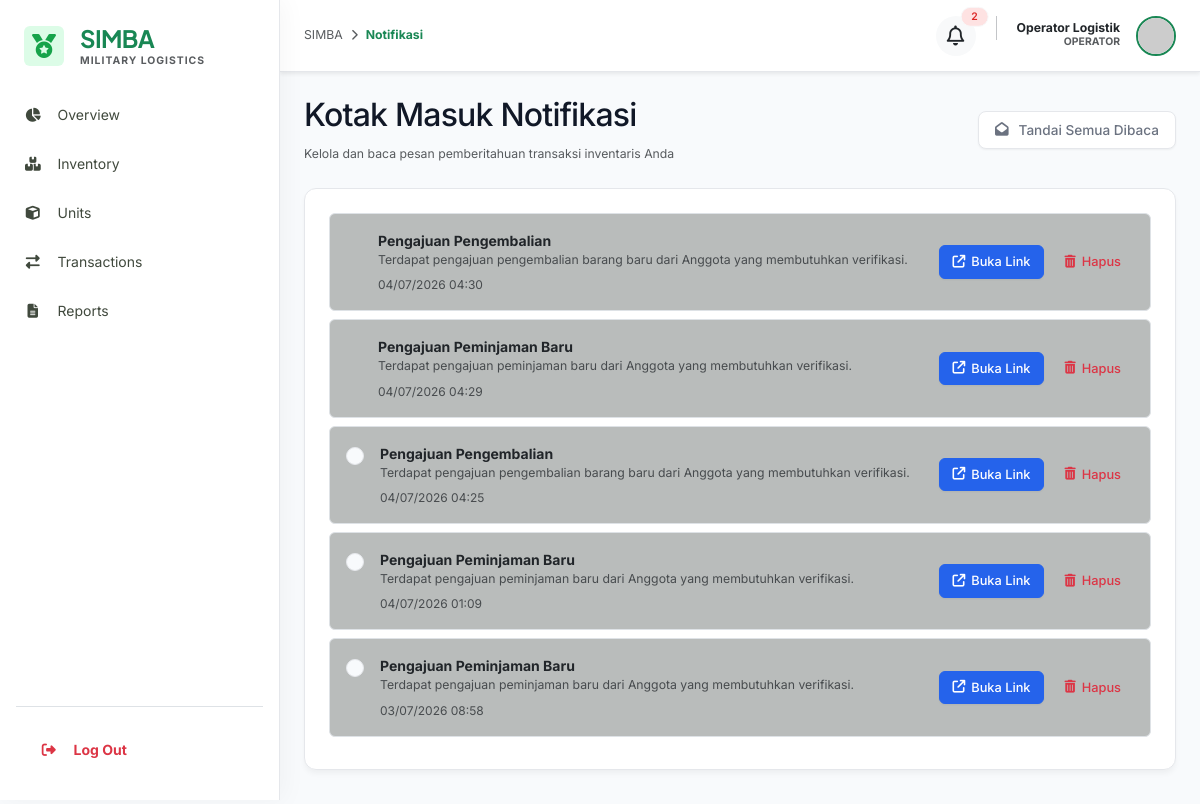
/public/index.php?controller=notifikasi (signed in), run on the app's committed database.
### tables this page shows
CREATE TABLE `notifikasi` (
  `notifikasi_id` int(11) NOT NULL,
  `recipient_id` int(11) NOT NULL,
  `jenis` varchar(50) NOT NULL,
  `judul` varchar(150) NOT NULL,
  `pesan` text NOT NULL,
  `link_terkait` varchar(255) DEFAULT NULL,
  `is_read` tinyint(1) NOT NULL DEFAULT 0,
  `created_at` datetime NOT NULL DEFAULT current_timestamp()
);

### app/controllers/NotifikasiController.php (called while the page is built, shortened)
<?php
require_once dirname(__DIR__) . '/models/Notifikasi.php';
class NotifikasiController extends Controller {
    public function index() {
        $model = new Notifikasi();
        $userId = $_SESSION['user_id'];
        $notifications = $model->getByRecipient($userId);
        $this->view('notifikasi/index', [
            'title' => 'Notifikasi Masuk',
            'notifications' => $notifications
        ]);
    }
}

### public/index.php (called while the page is built, shortened)
<?php
require_once dirname(__DIR__) . '/core/Database.php';
require_once dirname(__DIR__) . '/core/Model.php';
$actionName = isset($_GET['action']) ? trim($_GET['action']) : 'index';
$controllerInstance = new $controllerClass();
$controllerInstance->$actionName();

### core/Database.php (called while the page is built, shortened)
<?php
class Database {
    private static $instance = null;
    private $pdo;
    private function __construct() {
        try {
            $dsn = "mysql:host=" . DB_HOST . ";port=" . DB_PORT . ";dbname=" . DB_NAME . ";charset=utf8mb4";
            $options = [
                PDO::ATTR_ERRMODE            => PDO::ERRMODE_EXCEPTION,
                PDO::ATTR_DEFAULT_FETCH_MODE => PDO::FETCH_ASSOC,
                PDO::ATTR_EMULATE_PREPARES   => false,
            ];
            $this->pdo = new PDO($dsn, DB_USER, DB_PASS, $options);
        } catch (PDOException $e) {
            error_log("Database Connection Error: " . $e->getMessage());
            die("Sistem sedang mengalami kendala teknis. Silakan coba beberapa saat lagi.");
        }
    }
    public static function getInstance() {
        if (self::$instance === null) {
            self::$instance = new self();
        }
        return self::$instance;
    }
    public function getConnection() {
        return $this->pdo;
    }
}

### app/models/Notifikasi.php (called while the page is built, shortened)
<?php
require_once dirname(__DIR__, 2) . '/core/Model.php';
class Notifikasi extends Model {
    public function getByRecipient($recipientId) {
        $sql = "SELECT * FROM notifikasi
                WHERE recipient_id = :recipient_id
                ORDER BY created_at DESC";
        return $this->query($sql, ['recipient_id' => $recipientId])->fetchAll();
    }
}

### core/Model.php (called while the page is built, shortened)
<?php
require_once __DIR__ . '/Database.php';
abstract class Model {
    protected $db;
    public function __construct() {
        $this->db = Database::getInstance()->getConnection();
    }
    protected function query($sql, $params = []) {
        $stmt = $this->db->prepare($sql);
        $stmt->execute($params);
        return $stmt;
    }
}

### app/views/notifikasi/index.php (the view, shortened to what this page needs)
<div class="d-flex justify-content-between align-items-center mb-4">
    <div>
        <h1 class="h2 font-heading" style="color: var(--text-primary);">Kotak Masuk Notifikasi</h1>
        <span class="text-muted small">Kelola dan baca pesan pemberitahuan transaksi inventaris Anda</span>
    </div>
    <?php if (!empty($notifications)): ?>
        <form action="index.php?controller=notifikasi&action=markAllRead" method="POST">
            <button type="submit" class="btn btn-outline-custom rounded-3">
                <i class="fa-solid fa-envelope-open me-1"></i> Tandai Semua Dibaca
            </button>
        </form>
    <?php endif; ?>
</div>
<div class="glass-card p-4">
    <?php if (empty($notifications)): ?>
        <div class="text-center py-5 text-muted">
            <i class="fa-regular fa-bell-slash fa-3x mb-3 text-accent"></i>
            <p class="mb-0">Tidak ada notifikasi masuk</p>
        </div>
    <?php else: ?>
        <div class="list-group list-group-flush bg-transparent">
            <?php foreach ($notifications as $n): ?>
                <div class="list-group-item bg-transparent p-3 mb-2 rounded border d-flex justify-content-between align-items-center"
                     style="background: rgba(26, 35, 31, 0.3) !important;">
                    <div class="d-flex align-items-start gap-3">
                        <div class="mt-1">
                            <?php if ($n['is_read'] == 0): ?>
                                <span class="badge bg-accent p-2 rounded-circle" style="width: 10px; height: 10px; display: inline-block;" title="Belum Dibaca"></span>
                            <?php else: ?>
                                <span class="badge bg-secondary p-2 rounded-circle" style="width: 10px; height: 10px; display: inline-block;" title="Sudah Dibaca"></span>
                            <?php endif; ?>
                        </div>
                        <div>
                            <strong class="d-block <?= $n['is_read'] == 0 ? 'text-accent' : '' ?>"><?= htmlspecialchars($n['judul']) ?></strong>
                            <p class="mb-1 text-muted small"><?= htmlspecialchars($n['pesan']) ?></p>
                            <span class="small text-muted" style="font-size: 0.75rem;"><?= date('d/m/Y H:i', strtotime($n['created_at'])) ?></span>
                        </div>
                    </div>
                    <div class="d-flex gap-2">
                        <?php if (!empty($n['link_terkait'])): ?>
                            <a href="index.php?controller=notifikasi&action=read&id=<?= $n['notifikasi_id'] ?>" class="btn btn-sm btn-primary text-dark">
                                <i class="fa-solid fa-arrow-up-right-from-square"></i> Buka Link
                            </a>
                        <?php elseif ($n['is_read'] == 0): ?>
                            <a href="index.php?controller=notifikasi&action=read&id=<?= $n['notifikasi_id'] ?>" class="btn btn-sm btn-outline-custom">
                                <i class="fa-solid fa-envelope-open"></i> Baca
                            </a>
                        <?php endif; ?>
                        <form action="index.php?controller=notifikasi&action=delete" method="POST" onsubmit="return confirm('Apakah Anda yakin ingin menghapus notifikasi ini?');">
                            <button type="submit" class="btn btn-sm btn-outline-danger">
                                <i class="fa-solid fa-trash-can"></i> Hapus
                            </button>
                        </form>
                    </div>
                </div>
            <?php endforeach; ?>
        </div>
    <?php endif; ?>
</div>

### public/css/style.css (style rules this page uses)
:root { --sidebar-bg: #111827; --sidebar-hover: #1F2937; --sidebar-active: #374151; --sidebar-active-border: #3B82F6; --sidebar-text: #9CA3AF; --sidebar-text-active: #FFFFFF; --sidebar-width: 250px; --sidebar-collapsed-width: 78px; --bg-main: #F8FAFC; --bg-card: #FFFFFF; --font-heading: 'Inter', sans-serif; --font-body: 'Inter', sans-serif; --text-primary: #111827; --text-secondary: #6B7280; --text-muted: #9CA3AF; --text-muted-lt: #D1D5DB; --primary: #2563EB; --primary-hover: #1D4ED8; --primary-light: #EFF6FF; --green: #16A34A; --green-lt: #DCFCE7; --green-hover: #15803D; --amber: #F59E0B; --amber-lt: #FEF3C7; --amber-hover: #D97706; --red: #DC2626; --red-lt: #FEE2E2; --red-hover: #B91C1C; --blue: #2563EB; --blue-lt: #DBEAFE; --purple: #7C3AED; --purple-lt: #EDE9FE; --gray-200: #E5E7EB; --border-color: #E5E7EB; --border-focus: #2563EB; --shadow-sm: 0 1px 2px 0 rgba(0, 0, 0, 0.05); --shadow-md: 0 4px 6px -1px rgba(0, 0, 0, 0.1), 0 2px 4px -1px rgba(0, 0, 0, 0.06); --shadow-card: 0 4px 6px -1px rgba(0, 0, 0, 0.05); --shadow-lg: 0 10px 15px -3px rgba(0, 0, 0, 0.1), 0 4px 6px -2px rgba(0, 0, 0, 0.05); --shadow-hover: 0 10px 15px -3px rgba(0, 0, 0, 0.05); --shadow-ring: 0 0 0 3px rgba(37, 99, 235, 0.2); --radius-sm: 6px; --radius-md: 8px; --radius-lg: 12px; --radius-xl: 16px; --radius-pill: 9999px; --transition: all 0.2s ease-in-out; }
body { background-color: var(--bg-main); color: var(--text-primary); font-family: var(--font-body); font-size: 14px; line-height: 1.5; -webkit-font-smoothing: antialiased; -moz-osx-font-smoothing: grayscale; }
h1, h2, h3, h4, h5, h6 { font-family: var(--font-heading); font-weight: 600; color: var(--text-primary); letter-spacing: -0.025em; margin-bottom: 0.5rem; }
a { color: var(--primary); text-decoration: none; transition: var(--transition); }
.card-modern, .glass-card { background: var(--bg-card); border: 1px solid var(--border-color); border-radius: var(--radius-lg); box-shadow: var(--shadow-card); margin-bottom: 24px; overflow: hidden; }
.card-modern .card-body, .glass-card { padding: 24px; }
.glass-card { padding: 24px; }
.btn { font-family: var(--font-body); font-weight: 500; font-size: 0.85rem; padding: 8px 16px; border-radius: var(--radius-md); transition: var(--transition); display: inline-flex; align-items: center; justify-content: center; gap: 6px; line-height: 1.5; border: 1px solid transparent; }
.btn-sm { padding: 6px 12px; font-size: 0.8rem; border-radius: var(--radius-sm); }
.btn-primary, .btn-accent { background: var(--primary); color: #fff !important; border-color: var(--primary); box-shadow: 0 1px 2px rgba(0, 0, 0, 0.05); }
.btn-outline-custom, .btn-outline { background: #fff; border-color: var(--border-color); color: var(--text-secondary); box-shadow: var(--shadow-sm); }
.badge { padding: 4px 10px; font-weight: 600; font-size: 0.7rem; border-radius: var(--radius-pill); letter-spacing: 0.02em; border: none; }
.bg-secondary { background: var(--bg-main) !important; color: var(--text-secondary) !important; border: 1px solid var(--border-color); }
:root { --wp-blue: #0073aa; --wp-blue-hover: #005177; --wp-text-dark: #2c3338; }
.card-modern, .glass-card, .metric-card { transition: transform 0.3s cubic-bezier(0.34, 1.56, 0.64, 1), box-shadow 0.3s ease; }

### app/views/layouts/main.php (style rules this page uses)
body { font-family: 'Inter', sans-serif; background-color: #F8FAFC; }

### data on the page
notifikasi: judul "Pengajuan Pengembalian", pesan "Terdapat pengajuan pengembalian barang baru dari Anggota yang membutuhkan verifikasi.", created_at "04/07/2026 04:30"
notifikasi: judul "Pengajuan Peminjaman Baru", pesan "Terdapat pengajuan peminjaman baru dari Anggota yang membutuhkan verifikasi.", created_at "04/07/2026 04:29"
notifikasi: is_read 1 (drawn), judul "Pengajuan Pengembalian", pesan "Terdapat pengajuan pengembalian barang baru dari Anggota yang membutuhkan verifikasi.", created_at "04/07/2026 04:25"
notifikasi: is_read 1 (drawn), judul "Pengajuan Peminjaman Baru", pesan "Terdapat pengajuan peminjaman baru dari Anggota yang membutuhkan verifikasi.", created_at "04/07/2026 01:09"
notifikasi: is_read 1 (drawn), judul "Pengajuan Peminjaman Baru", pesan "Terdapat pengajuan peminjaman baru dari Anggota yang membutuhkan verifikasi.", created_at "03/07/2026 08:58"

### other printed values
$label "Overview Inventory Units Transactions Reports"
$currentController "Notifikasi"
$unreadCount "2"
$fullName "Operator Logistik"
ROLE_NAMES[$roleId] "OPERATOR"
